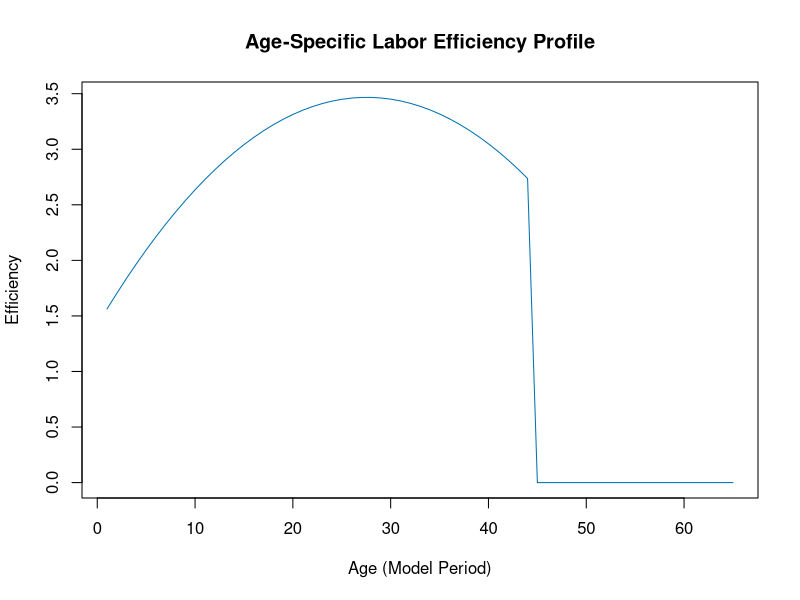

Source code (R):
## ---- chunk 1
#| label: setup-parameters
#| code-summary: "R Code for Model Parameter Setup"

# --- OLG Model Parameter Setup in R ---

# Clear environment for a clean start
rm(list = ls())

# --- 1. Parameter Settings ---

# Economic Parameters
RHO     <- 0.01    # Time preference rate (時間選好率)
GAMMA   <- 0.5     # Inverse of elasticity of intertemporal substitution
GG      <- 0.02    # Technological progress rate (技術進歩率)
EPSI    <- 0.3     # Capital share in production (資本分配率)
RDEP    <- 0.05    # Capital depreciation rate (減価償却率)

# Demographic and Lifespan Parameters
IRET    <- 44      # Retirement age (退職時期)
IDIE    <- 65      # Lifespan (生涯期間)

# Government and Tax Parameters
TW      <- 0.20    # Labor income tax rate (賃金税)
TR      <- 0.05    # Capital income tax rate (資本課税)
TC      <- 0.10    # Consumption tax rate (消費税)
RGC     <- 0.15    # Government consumption to GDP ratio (政府消費対GDP比率)
SDRT    <- 0.5     # Government debt issuance ratio (公債発行率)

# Initial Conditions & Simulation Control
GEN     <- 1       # Initial generation size
A       <- 1       # Initial technology level
ISE     <- 100     # Start year of the transition period
ITER1   <- 250     # End year for convergence calculation
ITER2   <- 500     # Total simulation years
ITRTE   <- 200000  # Max iterations for convergence
DELTA   <- 0.99999999 # Convergence precision

print("Parameters for the OLG model have been set up.")
## ---- chunk 2
#| label: setup-profiles
#| code-summary: "R Code for Population and Labor Profiles"

# --- 2. Population Growth and Labor Efficiency Profile Setup ---

# Define initial and final population growth rates
XNN1 <- 0.01  # Initial steady-state growth rate
XNN2 <- -0.01 # Final steady-state growth rate

# Initialize vector for population growth rate over time
XNINT <- numeric(ITER2)
XNINT[1:(ISE - 1)] <- XNN1
for (I in ISE:ITER1) {
  XNINT[I] <- XNN1 + (XNN2 - XNN1) * (I - ISE) / (ITER1 - ISE)
}
XNINT[(ITER1 + 1):ITER2] <- XNN2

# Initialize and calculate the age-specific labor efficiency profile
SL <- numeric(IDIE)
for (J in 1:IRET) {
  SL[J] <- 1.417 + 0.1488 * J - 0.0027 * J^2
}
# Efficiency is 0 after retirement
SL[(IRET + 1):IDIE] <- 0

# Let's visualize the labor efficiency profile
plot(SL, type = 'l', main = "Age-Specific Labor Efficiency Profile", 
     xlab = "Age (Model Period)", ylab = "Efficiency", col = "#0072B2")
## ---- chunk 3
#| label: steady-state-function
#| code-summary: "R Function for Steady-State Calculation (STEADY1.R)"
#| echo: true

# The code for the STEADY1 function would be placed here.
# For brevity in the post, we'll just show how to source and run it.
# The full function code is available in the project's repository.

# Let's pretend the full function code is here...
# STEADY1 <- function(XKL0) { ... }

# In the actual script, we would use:
# source("STEADY1.R") 

# For this post, we'll define a placeholder to make the document run.
STEADY1 <- function(XKL0) { return(3.1084) }
## ---- chunk 4
#| label: run-steady-state

# Set an initial guess for the capital-labor ratio
XKL0 <- 4.0

# Call the function to find the steady-state value
SKL1 <- STEADY1(XKL0)

# Print the result
cat(sprintf("The initial steady-state capital-labor ratio (SKL1) is: %.4f\n", SKL1))
